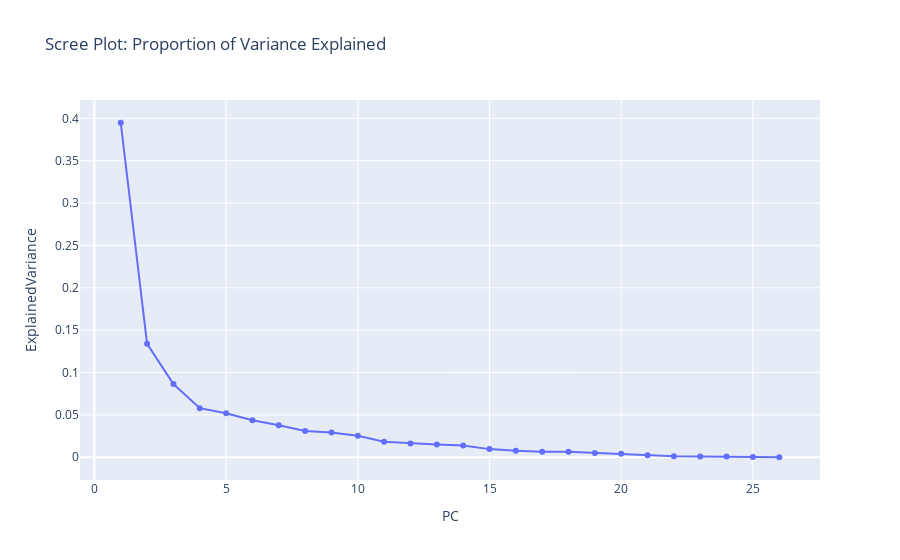

The notebook cell this image was saved under:
### Code cell
pca_model = pca_pipe.named_steps["pca"]
explained_var = pca_model.explained_variance_ratio_
cum_explained_var = np.cumsum(explained_var)
n_components = len(explained_var)

ev_df = pd.DataFrame({
    "PC": np.arange(1, n_components + 1),
    "ExplainedVariance": explained_var,
    "CumulativeVariance": cum_explained_var
})


fig_scree = px.line(
    ev_df, x="PC", y="ExplainedVariance",
    markers=True,
    title="Scree Plot: Proportion of Variance Explained"
)
fig_scree.show()

### Figure 1 — Plotly figure (JSON) as saved in the notebook; plotly's stock layout.template omitted (floating-point values rounded to 4 significant figures)
{"data": [{"hovertemplate": "PC=%{x}<br>ExplainedVariance=%{y}<extra></extra>", "legendgroup": "", "line": {"color": "#636efa", "dash": "solid"}, "marker": {"symbol": "circle"}, "mode": "lines+markers", "name": "", "orientation": "v", "showlegend": false, "type": "scatter", "x": [1, 2, 3, 4, 5, 6, 7, 8, 9, 10, 11, 12, 13, 14, 15, 16, 17, 18, 19, 20, 21, 22, 23, 24, 25, 26], "xaxis": "x", "y": [0.3948, 0.1338, 0.08649, 0.05795, 0.05195, 0.04375, 0.03773, 0.03092, 0.0291, 0.02524, 0.01829, 0.01637, 0.01498, 0.01376, 0.009599, 0.007605, 0.006483, 0.006391, 0.004907, 0.0042, 0.002404, 0.001223, 0.0009693, 0.0007776, 0.0002639, 0.0], "yaxis": "y"}], "layout": {"legend": {"tracegroupgap": 0}, "title": {"text": "Scree Plot: Proportion of Variance Explained"}, "xaxis": {"anchor": "y", "domain": [0, 1], "title": {"text": "PC"}}, "yaxis": {"anchor": "x", "domain": [0, 1], "title": {"text": "ExplainedVariance"}}}}
